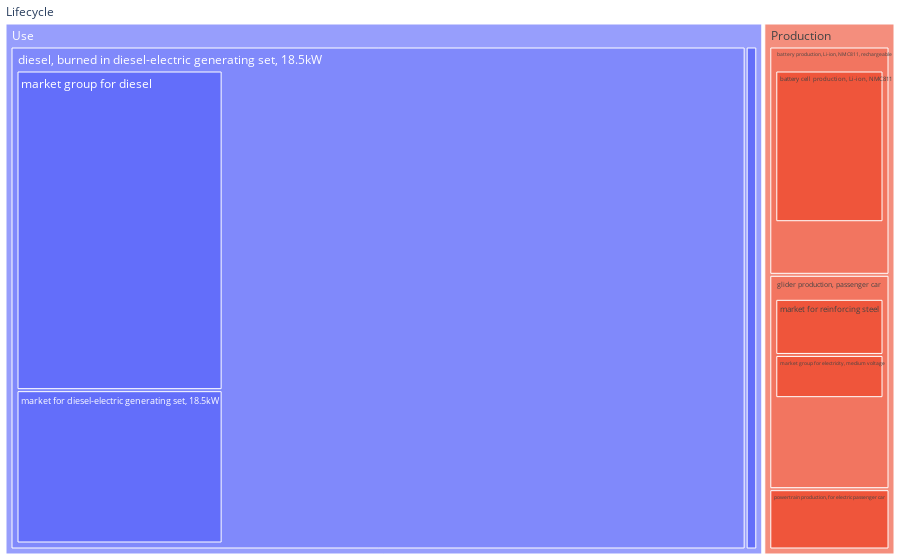

Notebook code cell kept with this figure:
### Markdown cell above
or a Treemap

### Code cell
fig = go.Figure(go.Treemap(
        labels=labels,
        parents=parents,
        values=values,
        branchvalues="total",
    )) 

fig.update_layout(margin=dict(t=0, l=0, r=0, b=0))
fig.show()

### Figure 1 — Plotly figure (JSON) as saved in the notebook; plotly's stock layout.template omitted (floating-point values rounded to 4 significant figures)
{"data": [{"branchvalues": "total", "labels": ["Production", "battery production, Li-ion, NMC811, rechargeable", "battery cell production, Li-ion, NMC811", "glider production, passenger car", "market for reinforcing steel", "market group for electricity, medium voltage", "powertrain production, for electric passenger car", "Use", "maintenance, passenger car, electric, without battery", "diesel, burned in diesel-electric generating set, 18.5kW", "market group for diesel", "market for diesel-electric generating set, 18.5kW"], "parents": ["Lifecycle", "Production", "battery production, Li-ion, NMC811, rechargeable", "Production", "glider production, passenger car", "glider production, passenger car", "Production", "Lifecycle", "Use", "Use", "diesel, burned in diesel-electric generating set, 18.5kW", "diesel, burned in diesel-electric generating set, 18.5kW"], "type": "treemap", "values": [0.07422, 0.03369, 0.02577, 0.03163, 0.009625, 0.007418, 0.008899, 0.4259, 0.006628, 0.4193, 0.08077, 0.03875]}], "layout": {"margin": {"b": 0, "l": 0, "r": 0, "t": 0}}}
